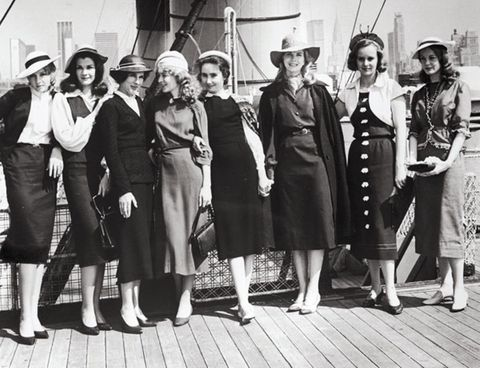
#> input picture Pytest/girls.jpg, 480 x 368 px
$ python face_detector.py girls.jpg
#> lines starting #> are read from the running program, lines starting #| are printed output that depends on the picture; after the words box and inside, x2 and y2 are one past the last pixel; in counts of white or black regions, pixels touching at a corner belong together
#/usr/bin/env python3

import cv2
import sys
def identifier(path):
#> called with path = 'girls.jpg'
    cascadePath=r"D:\User\PythonProyectos\Intellicense\haarcascade_frontalface_alt.xml"
    detector=cv2.CascadeClassifier(cascadePath)
    image=cv2.imread(path)
#> image is the input picture: shape (368, 480, 3); mean B, G, R 126.6, 127.5, 129.3
    image_gray=cv2.cvtColor(image,cv2.COLOR_BGR2GRAY)
    #ubicamos las caras en la imagen
    array_faces=detector.detectMultiScale(
        image_gray,
        scaleFactor=1.2,
        minNeighbors=2,
        minSize=(1,1)
    )
#> array_faces = [[352, 49, 27, 27], [417, 51, 23, 23], [72, 58, 26, 26], [279, 43, 29, 29], [195, 64, 30, 30]]
    #dibujamos las caras en la imagen segun sean las cordenadas encontradas
    for (x,y,w,h) in array_faces:
        cv2.rectangle(image,(x,y),(x+w,y+h),(0,255,0),2)
#> this loop made 5 passes
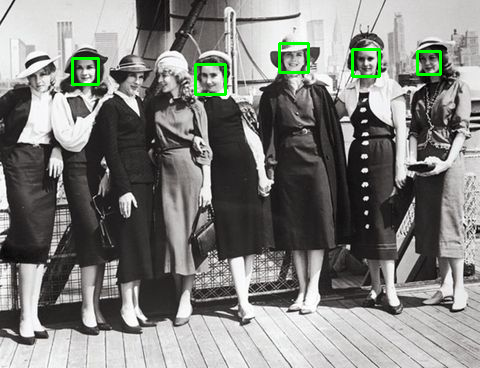
#> image: shape (368, 480, 3); 0.91% of pixels changed, all inside (x1, y1, x2, y2) = (71, 42, 442, 96)

    print("{} rostros encontrados".format(len(array_faces)))
#| 5 rostros encontrados
    #mostramos la imagen
    cv2.imshow("{} Faces found".format(len(array_faces)),image)
    if cv2.waitKey(0) & 0xFF==ord('q'):
#> (key q is pressed here)
        return

if __name__=="__main__":

    if len(sys.argv)<2:
        print("Debe especifica una imagen como ruta de acceso")
        exit(0)
    try:
        identifier(sys.argv[1])
    except Exception as e:
        print(e)
